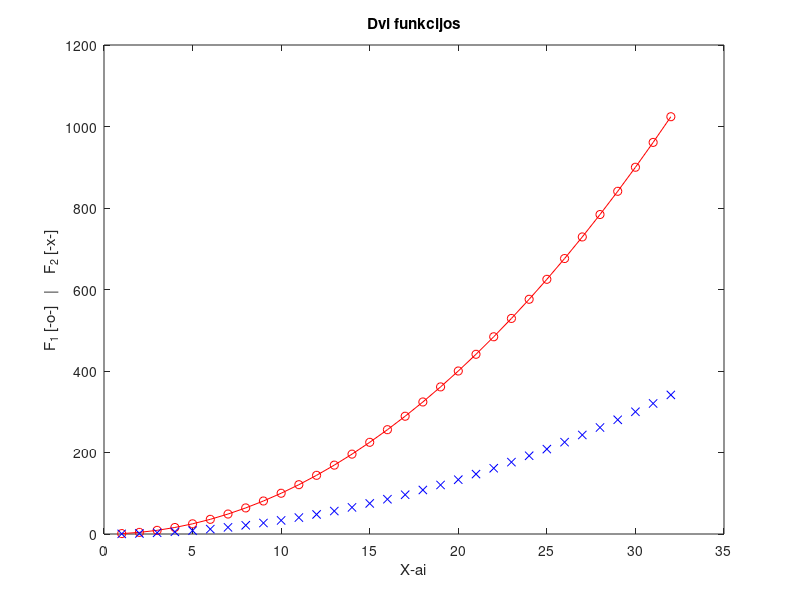

MATLAB code for this plot: (Note: this script raises an error after producing the figure.)
% Lukas Gudelis
% Data: 2026-09-14
% Grupe : EIF-25
% Paprastas skriptas
%

x = 1:32;
y = x.^2;

plot(x, y, "o-r", x, y/3, 'xb')
title('Dvi funkcijos')
xlabel('X-ai')
ylabel('F_1 [-o-]   |    F_2 [-x-]')
%% 
% 

help sin
doc plot
docsearch title
%%
N = 6;
Vektorius = N+1:0.5:N+4;
A = [N N+1 N+2; N+3 N+4 N+5; N+6 N+7 N+8];

a = A(3, 2);
b = A(2:3, 1:2);
c = A([1, 3], [1, 3]);

v = Vektorius(1:3);
A = [A v'];
